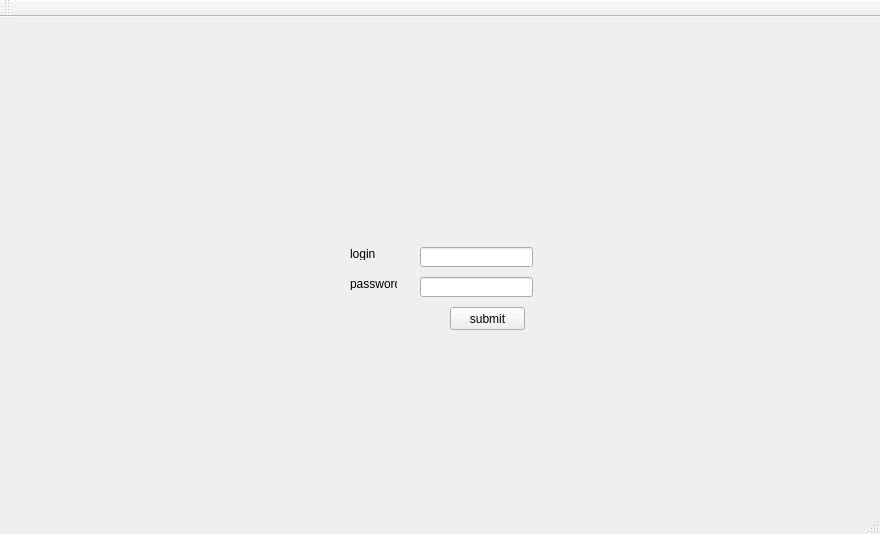
<?xml version="1.0" encoding="UTF-8"?>
<ui version="4.0">
 <class>MainWindow</class>
 <widget class="QMainWindow" name="MainWindow">
  <property name="geometry">
   <rect>
    <x>0</x>
    <y>0</y>
    <width>880</width>
    <height>534</height>
   </rect>
  </property>
  <property name="windowTitle">
   <string>MainWindow</string>
  </property>
  <widget class="QWidget" name="centralWidget">
   <widget class="QLabel" name="label">
    <property name="geometry">
     <rect>
      <x>350</x>
      <y>230</y>
      <width>47</width>
      <height>13</height>
     </rect>
    </property>
    <property name="text">
     <string>login</string>
    </property>
   </widget>
   <widget class="QLabel" name="label_2">
    <property name="geometry">
     <rect>
      <x>350</x>
      <y>260</y>
      <width>47</width>
      <height>13</height>
     </rect>
    </property>
    <property name="text">
     <string>password</string>
    </property>
   </widget>
   <widget class="QPushButton" name="pushButton">
    <property name="geometry">
     <rect>
      <x>450</x>
      <y>290</y>
      <width>75</width>
      <height>23</height>
     </rect>
    </property>
    <property name="text">
     <string>submit</string>
    </property>
   </widget>
   <widget class="QLineEdit" name="lineLog">
    <property name="geometry">
     <rect>
      <x>420</x>
      <y>230</y>
      <width>113</width>
      <height>20</height>
     </rect>
    </property>
   </widget>
   <widget class="QLineEdit" name="linePass">
    <property name="geometry">
     <rect>
      <x>420</x>
      <y>260</y>
      <width>113</width>
      <height>20</height>
     </rect>
    </property>
   </widget>
  </widget>
  <widget class="QToolBar" name="mainToolBar">
   <attribute name="toolBarArea">
    <enum>TopToolBarArea</enum>
   </attribute>
   <attribute name="toolBarBreak">
    <bool>false</bool>
   </attribute>
  </widget>
  <widget class="QStatusBar" name="statusBar"/>
 </widget>
 <layoutdefault spacing="6" margin="11"/>
 <resources/>
 <connections/>
</ui>
